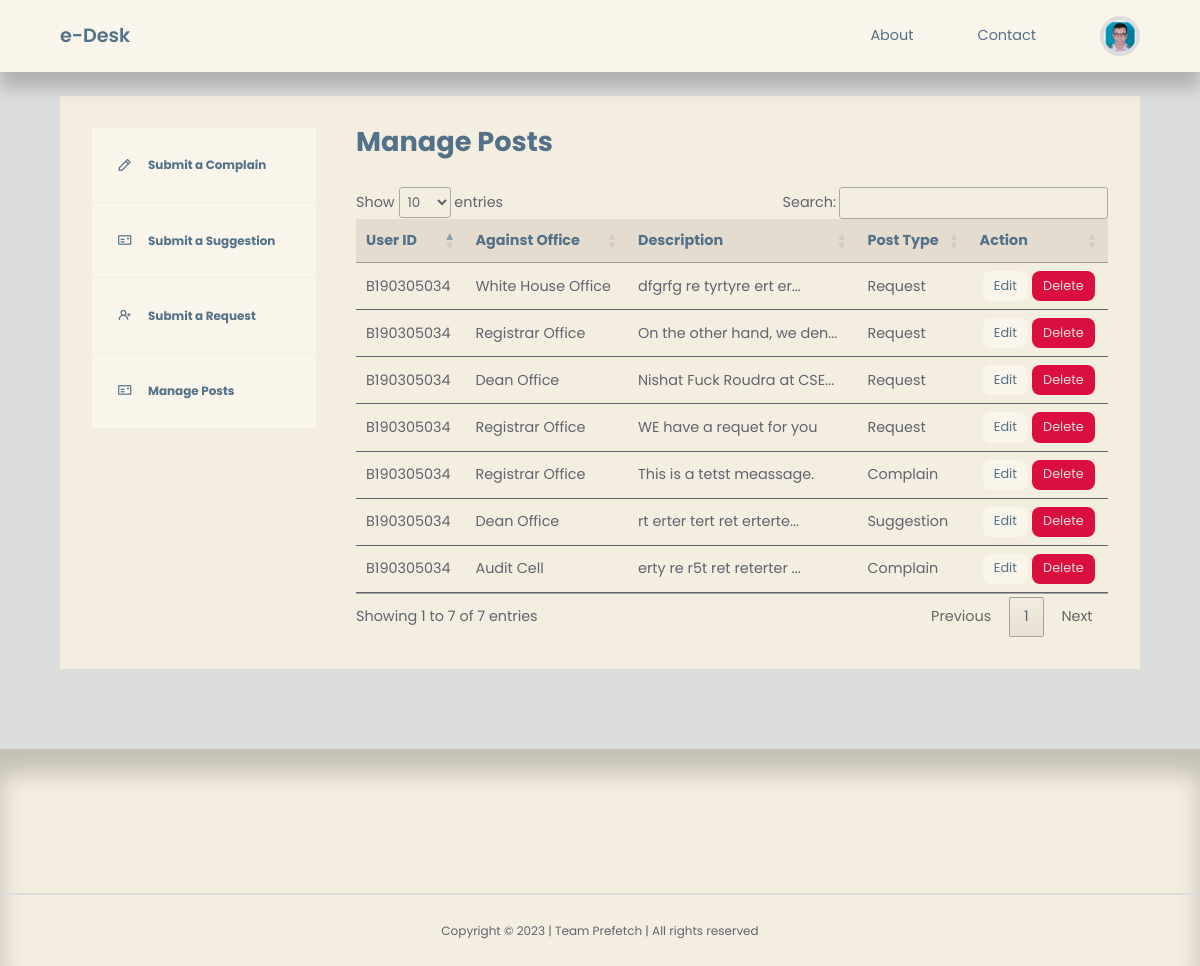
The app's page /user/user-dashboard.php (signed in) with its own data.
### tables this page shows
CREATE TABLE `usermanagement` (
  `id` int(10) NOT NULL,
  `firstname` varchar(255) NOT NULL,
  `lastname` varchar(255) NOT NULL,
  `userid` varchar(255) NOT NULL,
  `email` varchar(255) NOT NULL,
  `password` varchar(255) NOT NULL,
  `picture` varchar(255) NOT NULL,
  `stat` varchar(255) NOT NULL
);

CREATE TABLE `post` (
  `id` int(20) NOT NULL,
  `title` varchar(255) NOT NULL,
  `body` mediumtext NOT NULL,
  `picture` varchar(255) NOT NULL,
  `office_id` int(20) NOT NULL,
  `author_id` int(20) NOT NULL,
  `user_id` int(20) NOT NULL,
  `type` varchar(255) NOT NULL,
  `post_type` varchar(255) NOT NULL,
  `date_time` timestamp NOT NULL DEFAULT current_timestamp(),
  `status` varchar(255) NOT NULL,
  `comment` varchar(255) NOT NULL
);

CREATE TABLE `adminaddoffice` (
  `id` int(20) NOT NULL,
  `title` varchar(255) NOT NULL,
  `description` varchar(255) NOT NULL
);

### user/user-dashboard.php (the view, shortened to what this page needs)
<?php
include 'partials/header.php';
$current_user_id = $_SESSION['user-id'];
$query = "SELECT id, title, office_id, body, post_type FROM post WHERE user_id=$current_user_id ORDER BY id DESC";
$posts = mysqli_query($connection, $query);
?>
<section class="dashboard">
    <div class="container dashboard__container">
        <aside>
            <ul>
                <li>
                    <a href="user-complain.php"><i class="uil uil-pen"></i>
                        <h5>Submit a Complain</h5>
                    </a>
                </li>
                <li>
                    <a href="user-suggestion.php"><i class="uil uil-postcard"></i>
                        <h5>Submit a Suggestion</h5>
                    </a>
                </li>
                <li>
                    <a href="user-request.php"><i class="uil uil-user-plus"></i>
                        <h5>Submit a Request</h5>
                    </a>
                </li>
                <li>
                    <a href="user-dashboard.php"><i class="uil uil-postcard"></i>
                        <h5>Manage Posts</h5>
                    </a>
                </li>
            </ul>
        </aside>
        <main>
            <h2>Manage Posts</h2>
            <table id='table'>
                <thead>
                    <tr align='center'>
                        <th>User ID</th>
                        <th>Against Office</th>
                        <th>Description</th>
                        <th>Post Type</th>
                        <th>Action</th>
                    </tr>
                </thead>
                <tbody>
                    <?php while ($post = mysqli_fetch_assoc($posts)): ?>
                        <?php
                        $category_id = $post['office_id'];
                        $category_query = "SELECT title FROM adminaddoffice WHERE id=$category_id";
                        $category_result = mysqli_query($connection, $category_query);
                        $category = mysqli_fetch_assoc($category_result);
                        ?>
                        <tr>
                            <td>
                                <?= $post['title'] ?>
                            </td>
                            <td>
                                <?= $category['title'] ?>
                            </td>
                            <td>
                                <?php $len = strlen($post['body']); ?>
                                <?php if ($len < 30): ?>
                                    <?= $post['body'] ?>
                                <?php else: ?>
                                    <?= substr($post['body'], 0, 25) ?>...
                                <?php endif ?>
                            </td>
                            <td>
                            <?= $post['post_type'] ?>
                            </td>
                            <td align="center"><a href="<?= ROOT_URL ?>user/user-edit-post.php?id=<?= $post['id'] ?>"
                                    class="btn sm">Edit</a> <a
                                    href="<?= ROOT_URL ?>admin/delete-post.php?id=<?= $post['id'] ?>"
                                    class="btn sm danger">Delete</a></td>
                        </tr>
                    <?php endwhile ?>
                </tbody>
            </table>
        </main>
    </div>
</section>
<?php
include '../partials/footer.php';
?>

### user/partials/header.php (shortened to what this page needs)
<?php
require 'config/database.php';
if (isset($_SESSION['user-id'])) {
    $id = filter_var($_SESSION['user-id'], FILTER_SANITIZE_NUMBER_INT);
    $query = "SELECT picture FROM usermanagement WHERE id=$id";
    $result = mysqli_query($connection, $query);
    $picture = mysqli_fetch_assoc($result);
}
?>
<!DOCTYPE html>
<html lang="en">
<head>
    <link rel="stylesheet" href="<?= ROOT_URL ?>css/style.css">
    <link rel="stylesheet" href="https://unicons.iconscout.com/release/v4.0.0/css/line.css">
    <link rel="stylesheet" type="text/css" href="https://cdn.datatables.net/1.13.4/css/jquery.dataTables.css" />
</head>
<body>
    <nav>
        <div class="container nav__container">
            <a href="<?= ROOT_URL ?>user/user-index.php" class="nav__logo">e-Desk</a>
            <ul class="nav__items">
                <li><a href="<?= ROOT_URL ?>about.php">About</a></li>
                <li><a href="<?= ROOT_URL ?>contact.php">Contact</a></li>
                <?php if (isset($_SESSION['user-id'])) : ?>
                    <li class="nav__profile">
                        <div class="avatar">
                            <img src="<?= ROOT_URL . 'images/' . $picture['picture'] ?>">
                        </div>
                    </li>
                <?php else : ?>
                    <li><a href="<?= ROOT_URL ?>signin.php">SignIn</a></li>
                <?php endif ?>
            </ul>
        </div>
    </nav>

### css/style.css (style rules this page uses)
:root { --color-primary: #F9F5EB; --color-primary-light: #9BA4B5; --color-primary-variant: #5854c7; --color-red: #da0f3f; --color-red-light: hsl(346, 87%, 46%, 15%); --color-green: #00c476; --color-green-light: hsl(156, 100%, 38%, 15%); --color-gray-900: #F4EEE0; --color-gray-700: #E4DCCF; --color-gray-300: rgba(242, 242, 254, 0.3); --color-gray-200: rgba(33, 42, 62, 0.7); --color-white: #537188; --color-bg: #ddd; --transition: all 300ms ease; --container-width-lg: 74%; --container-width-md: 88%; --form-width: 40%; --card-border-radius-1: 0.3rem; --card-border-radius-2: 0.5rem; --card-border-radius-3: 0.8rem; --card-border-radius-4: 2rem; --card-border-radius-5: 5rem; }
* { margin: 0; padding: 0; outline: 0; border: 0; appearance: 0; list-style: none; text-decoration: none; box-sizing: border-box; font-family: 'Poppins', sans-serif; }
body { line-height: 1.6; color: var(--color-gray-200); overflow-x: hidden; background: var(--color-bg); font-size: 0.9rem; }
.container { width: 90%; max-width: 1800px; margin-inline: auto; }
section { margin-top: 3rem; width: 100vw; }
h1, h2, h3, h4, h5 { color: var(--color-white); line-height: 1.3; }
h2 { font-size: 1.7rem; margin: 1rem 0; }
a { color: var(--color-white); transition: var(--transition); }
img { display: block; width: 100%; object-fit: cover; }
nav { background: var(--color-primary); width: 100vw; height: 4.5rem; position: fixed; top: 0; z-index: 10; box-shadow: 0 1rem 1rem rgba(0, 0, 0, 0.2); }
.nav__container { height: 100%; display: flex; align-items: center; justify-content: space-between; }
.avatar { width: 2.5rem; height: 2.5rem; border-radius: 50%; overflow: hidden; border: 0.3rem solid var(--color-bg); }
.nav__logo { font-weight: 600; font-size: 1.2rem; }
.nav__items { display: flex; align-items: center; gap: 4rem; }
.nav__profile { position: relative; cursor: pointer; }
.btn { display: inline-block; width: fit-content; padding: 0.6rem 1.2rem; background-color: var(--color-primary); border-radius: var(--card-border-radius-2); cursor: pointer; transition: var(--transition); color: var(--color-white); }
.btn.sm { padding: 0.3rem 0.7rem; font-size: 0.8rem; }
.btn.danger { background: var(--color-red); color: var(--color-bg); }
.dashboard { margin-top: 6rem; }
.dashboard__container { display: grid; grid-template-columns: 14rem auto; gap: 1rem; background: var(--color-gray-900); padding: 2rem; margin-bottom: 5rem; }
.dashboard aside a { background-color: var(--color-primary); display: flex; gap: 1rem; align-items: center; padding: 1.6rem; }
.dashboard aside ul li:not(:last-child) a { border-bottom: 1px solid var(--color-gray-900); }
.dashboard main { margin-left: 1.5rem; }
.dashboard main h2 { margin: 0 0 2rem 0; line-height: 1; }
.dashboard main table { width: 100%; text-align: left; }
.dashboard main table th { background: var(--color-gray-700); padding: 0.8rem; color: var(--color-white); }
.dashboard main table td { padding: 0.8rem; border-bottom: 1px solid var(--color-gray-200); }

### records on screen
usermanagement: picture (picture)
post: title "B190305034", adminaddoffice.title "White House Office", body "dfgrfg re tyrtyre ert er", post_type "Request"
post: title "B190305034", adminaddoffice.title "Registrar Office", body "On the other hand, we den", post_type "Request"
post: title "B190305034", adminaddoffice.title "Dean Office", body "Nishat Fuck Roudra at CSE", post_type "Request"
post: title "B190305034", adminaddoffice.title "Registrar Office", body "WE have a requet for you", post_type "Request"
post: title "B190305034", adminaddoffice.title "Registrar Office", body "This is a tetst meassage.", post_type "Complain"
post: title "B190305034", adminaddoffice.title "Dean Office", body "rt erter tert ret erterte", post_type "Suggestion"
post: title "B190305034", adminaddoffice.title "Audit Cell", body "erty re r5t ret reterter", post_type "Complain"
